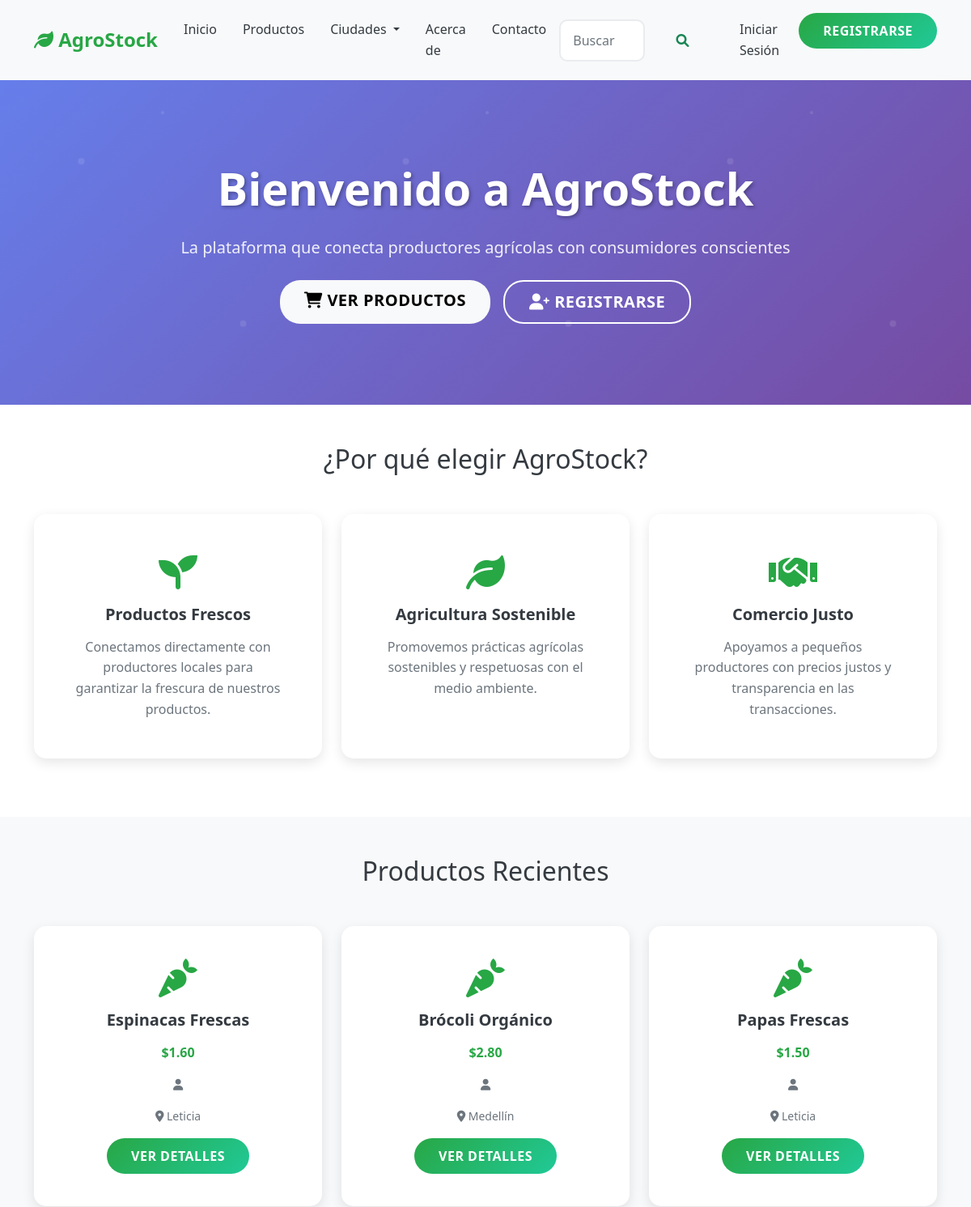
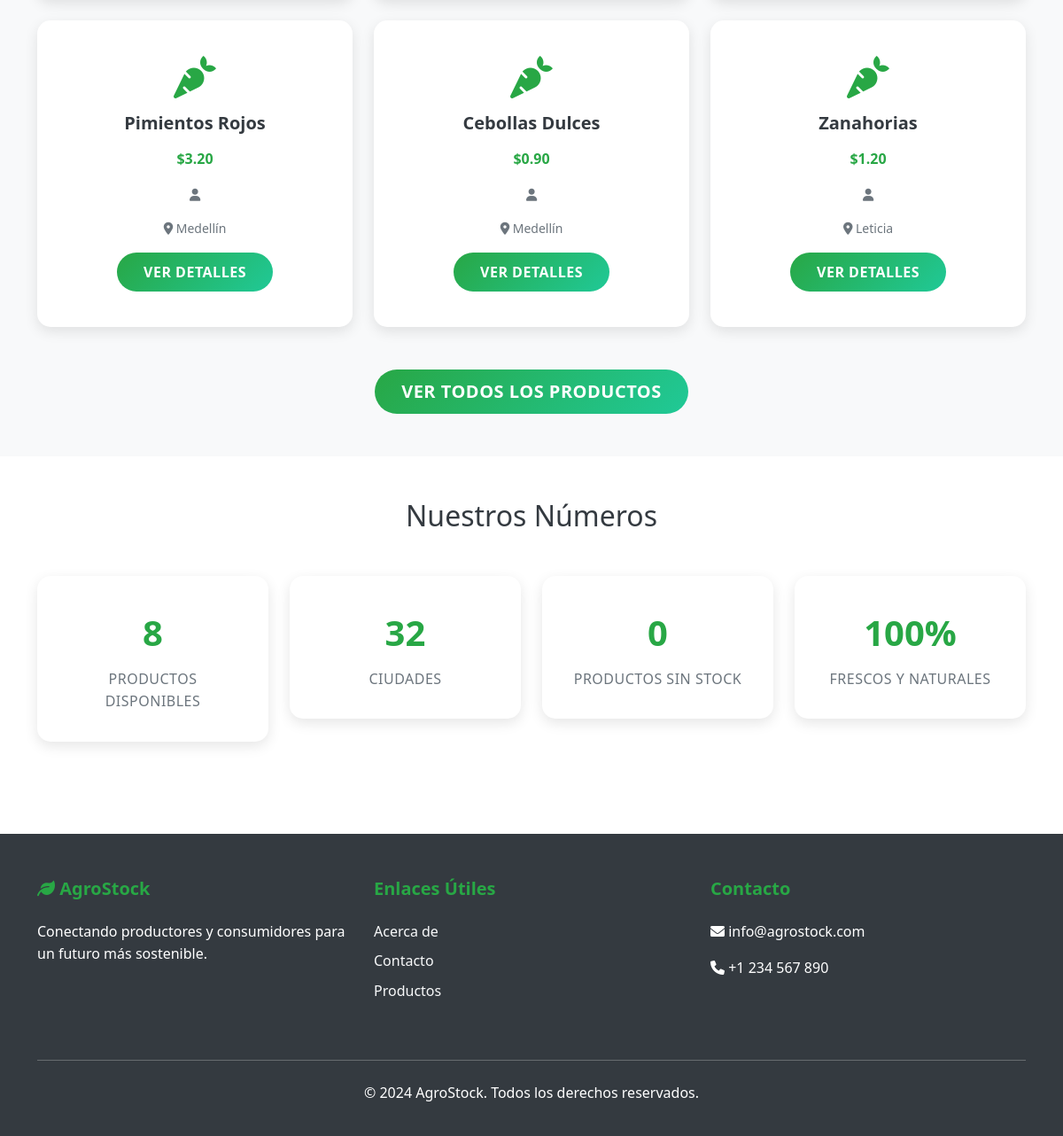
The page / on the database its author committed (2 pictures, top to bottom).
### tables this page shows
CREATE TABLE `productos` (
  `id_producto` int(11) NOT NULL,
  `nombre` varchar(100) NOT NULL,
  `descripcion` text DEFAULT NULL,
  `precio` decimal(10,2) NOT NULL,
  `stock` int(11) NOT NULL,
  `id_usuario` int(11) DEFAULT NULL,
  `id_ciudad_origen` int(11) DEFAULT NULL
);

CREATE TABLE `ciudades` (
  `id_ciudad` int(11) NOT NULL,
  `nombre` varchar(100) NOT NULL,
  `id_departamento` int(11) DEFAULT NULL
);

### modulos/inicio.php (the view, shortened to what the rows shown need)
<!DOCTYPE html>
<html lang="es">
<head>
    <link href="https://cdn.jsdelivr.net/npm/bootstrap@5.1.3/dist/css/bootstrap.min.css" rel="stylesheet">
    <link href="https://cdnjs.cloudflare.com/ajax/libs/font-awesome/6.0.0/css/all.min.css" rel="stylesheet">
    <link href="../vista/css/estilos.css" rel="stylesheet">
</head>
<body>
    <section class="hero-section">
        <div class="container text-center">
            <h1 class="display-4 fw-bold mb-4">Bienvenido a AgroStock</h1>
        </div>
    </section>
    <section class="py-5">
        <div class="container">
            <h2 class="text-center mb-5">¿Por qué elegir AgroStock?</h2>
        </div>
    </section>
    <section class="py-5 bg-light">
        <div class="container">
            <h2 class="text-center mb-5">Productos Recientes</h2>
            <div class="row">
                <?php if (!empty($productosRecientes)): ?>
                    <?php foreach ($productosRecientes as $producto): ?>
                    <div class="col-md-4 mb-4">
                        <div class="card product-card h-100">
                            <div class="card-body text-center">
                                <i class="fas fa-carrot fa-3x text-success mb-3"></i>
                                <h5 class="card-title"><?php echo htmlspecialchars($producto['nombre']); ?></h5>
                                <p class="card-text text-success fw-bold">$<?php echo number_format($producto['precio'], 2); ?></p>
                                <p class="card-text small text-muted">
                                    <i class="fas fa-user"></i> <?php echo htmlspecialchars($producto['productor_nombre']); ?>
                                </p>
                                <?php if (isset($producto['ciudad_origen'])): ?>
                                <p class="card-text small text-muted">
                                    <i class="fas fa-map-marker-alt"></i> <?php echo htmlspecialchars($producto['ciudad_origen']); ?>
                                </p>
                                <?php endif; ?>
                                <a href="index.php?modulo=inicio&accion=producto&id=<?php echo $producto['id_producto']; ?>" class="btn btn-primary">Ver Detalles</a>
                            </div>
                        </div>
                    </div>
                    <?php endforeach; ?>
                <?php else: ?>
                    <div class="col-12 text-center">
                        <p class="text-muted">No hay productos disponibles.</p>
                    </div>
                <?php endif; ?>
            </div>
        </div>
    </section>
    <section class="py-5">
        <div class="container">
            <h2 class="text-center mb-5">Nuestros Números</h2>
        </div>
    </section>
</body>
</html>

### rows shown on the page
productos: nombre "Espinacas Frescas", precio "1.60", id_ciudad_origen.nombre "Leticia"
productos: nombre "Brócoli Orgánico", precio "2.80", id_ciudad_origen.nombre "Medellín"
productos: nombre "Papas Frescas", precio "1.50", id_ciudad_origen.nombre "Leticia"
productos: nombre "Pimientos Rojos", precio "3.20", id_ciudad_origen.nombre "Medellín"
productos: nombre "Cebollas Dulces", precio "0.90", id_ciudad_origen.nombre "Medellín"
productos: nombre "Zanahorias", precio "1.20", id_ciudad_origen.nombre "Leticia"

### other values the page prints
$stats['total_productos'] "8"
count($ciudades) "32"
$stats['sin_stock'] "0"
